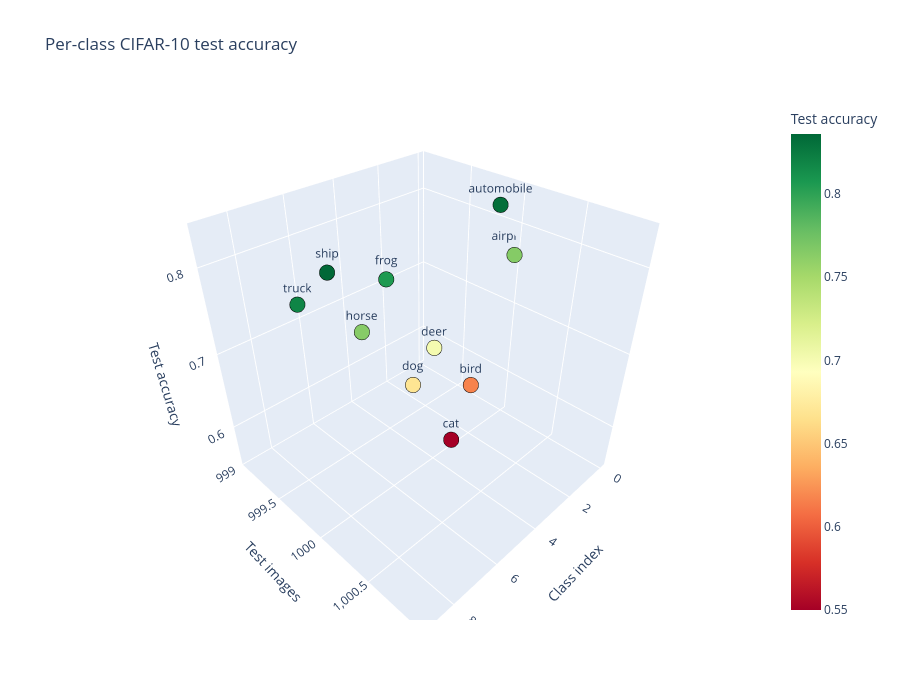

The notebook cell this image was saved under:
### Code cell
# Each point summarizes one measured class. Height is test count, and color
# represents baseline accuracy for that class.
three_dimensional_summary = pd.DataFrame(
    {
        "Class": class_names,
        "Accuracy": per_class_accuracy,
        "Test count": confusion_matrix.sum(axis=1),
        "Index": np.arange(len(class_names)),
    }
)

fig = px.scatter_3d(
    three_dimensional_summary,
    x="Index",
    y="Test count",
    z="Accuracy",
    color="Accuracy",
    text="Class",
    color_continuous_scale="RdYlGn",
    title="Per-class CIFAR-10 test accuracy",
    labels={
        "Index": "Class index",
        "Test count": "Test images",
        "Accuracy": "Test accuracy",
    },
)

fig.update_traces(
    marker={"size": 9, "line": {"width": 1, "color": "black"}},
)
fig.update_layout(height=700)
fig.show()

### Figure 1 — Plotly figure (JSON) as saved in the notebook; plotly's stock layout.template omitted (floating-point values rounded to 4 significant figures)
{"data": [{"hovertemplate": "Class index=%{x}<br>Test images=%{y}<br>Test accuracy=%{marker.color}<br>Class=%{text}<extra></extra>", "legendgroup": "", "marker": {"color": [0.765, 0.832, 0.617, 0.55, 0.701, 0.669, 0.806, 0.764, 0.836, 0.819], "coloraxis": "coloraxis", "line": {"color": "black", "width": 1}, "size": 9, "symbol": "circle"}, "mode": "markers+text", "name": "", "scene": "scene", "showlegend": false, "text": ["airplane", "automobile", "bird", "cat", "deer", "dog", "frog", "horse", "ship", "truck"], "type": "scatter3d", "x": [0, 1, 2, 3, 4, 5, 6, 7, 8, 9], "y": [1000, 1000, 1000, 1000, 1000, 1000, 1000, 1000, 1000, 1000], "z": [0.765, 0.832, 0.617, 0.55, 0.701, 0.669, 0.806, 0.764, 0.836, 0.819]}], "layout": {"coloraxis": {"colorbar": {"title": {"text": "Test accuracy"}}, "colorscale": [[0, "rgb(165,0,38)"], [0.1, "rgb(215,48,39)"], [0.2, "rgb(244,109,67)"], [0.3, "rgb(253,174,97)"], [0.4, "rgb(254,224,139)"], [0.5, "rgb(255,255,191)"], [0.6, "rgb(217,239,139)"], [0.7, "rgb(166,217,106)"], [0.8, "rgb(102,189,99)"], [0.9, "rgb(26,152,80)"], [1, "rgb(0,104,55)"]]}, "height": 700, "legend": {"tracegroupgap": 0}, "scene": {"domain": {"x": [0, 1], "y": [0, 1]}, "xaxis": {"title": {"text": "Class index"}}, "yaxis": {"title": {"text": "Test images"}}, "zaxis": {"title": {"text": "Test accuracy"}}}, "title": {"text": "Per-class CIFAR-10 test accuracy"}}}
